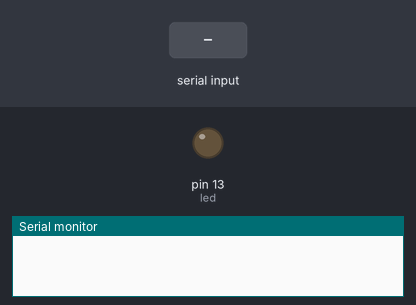
A sketch run on a simulated Arduino Mega 2560, built with avr-gcc and run on an emulated ATmega2560. Parts: output pins drawn as LEDs (lit = HIGH), the last lines printed to the serial monitor. The inputs (shaded band) are chosen by the test bench.

Above: at 1.2 s.
1.3 s: "A" received over the second serial link
At 1.7 s:
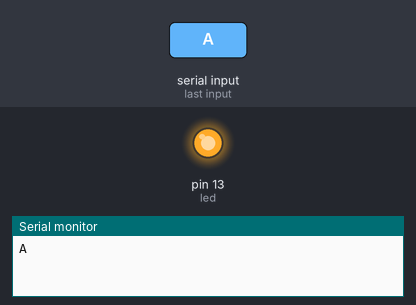
2.8 s: "1" received over the second serial link
At 4.1 s:
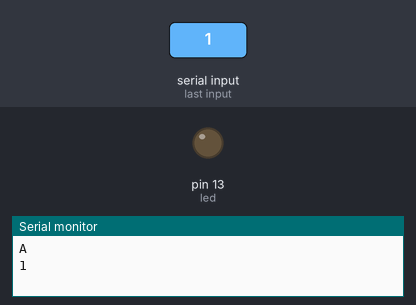
Timing chart, 0 to 5.8 s (numbered marks = the images above; inputs shaded):
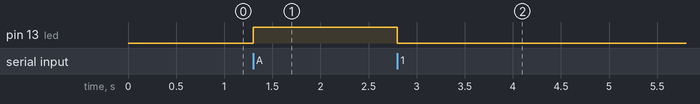

The sketch:

led2.ino
```cpp
int led = 13;
void setup() {
  // put your setup code here, to run once:
  Serial.begin(115200);
  Serial3.begin(115200);
  pinMode(led,OUTPUT);
}

void loop() {

 /* if (Serial.available() > 0)
  {
    Serial3.print(char(Serial.read()));
  }
  if (Serial3.available() > 0)
  {
    Serial.print(char(Serial3.read()));
  }*/

  if(Serial3.available()>0)
  {
    char x =char(Serial3.read());
    if(x=='A')
    {
      Serial.println(x);
      digitalWrite(led,HIGH);

    }else
    {
      Serial.println(x);
      digitalWrite(led,LOW);
    }
  }
}
```

Measured:
- after the input at 1.3 s, pin 13 (led): LOW → HIGH at once
- after the input at 2.8 s, pin 13 (led): HIGH → LOW at once
